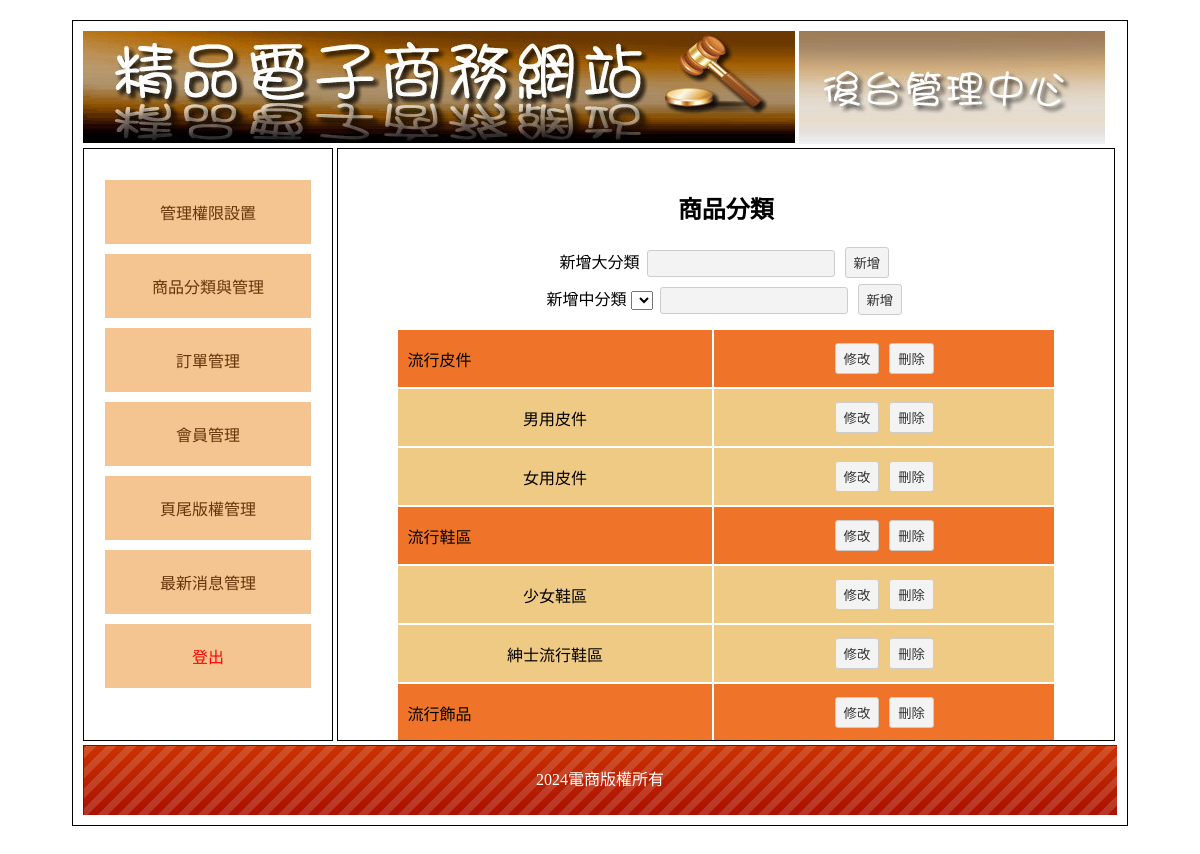
Page /back.php?do=th on the committed database.
### tables this page shows
CREATE TABLE `type` (
  `id` int(10) UNSIGNED NOT NULL,
  `name` text NOT NULL,
  `big_id` int(10) UNSIGNED NOT NULL
);

CREATE TABLE `bottom` (
  `id` int(10) UNSIGNED NOT NULL,
  `bottom` text NOT NULL
);

### api/db.php (called while the page is built, shortened)
<?php
class DB{
    protected $dsn = "mysql:host=localhost;charset=utf8;dbname=bquiz04";
    protected $pdo;
    protected $table;
    public function __construct($table)
    {
        $this->table=$table;
        $this->pdo=new PDO($this->dsn,'root','');
    }
    function all( $where = '', $other = '')
    {
        $sql = "select * from `$this->table` ";
        $sql =$this->sql_all($sql,$where,$other);
        return  $this->pdo->query($sql)->fetchAll(PDO::FETCH_ASSOC);
    }
    function find($id)
    {
        $sql = "select * from `$this->table` ";
        if (is_array($id)) {
            $tmp = $this->a2s($id);
            $sql .= " where " . join(" && ", $tmp);
        } else if (is_numeric($id)) {
            $sql .= " where `id`='$id'";
        }
        $row = $this->pdo->query($sql)->fetch(PDO::FETCH_ASSOC);
        return $row;
    }
    private function a2s($array){
        foreach ($array as $col => $value) {
            $tmp[] = "`$col`='$value'";
        }
        return $tmp;
    }
    private function sql_all($sql,$array,$other){
        if (isset($this->table) && !empty($this->table)) {
            if (is_array($array)) {
                if (!empty($array)) {
                    $tmp = $this->a2s($array);
                    $sql .= " where " . join(" && ", $tmp);
                }
            } else {
                $sql .= " $array";
            }
            $sql .= $other;
            return $sql;
        }
    }
}
$Bottom=new DB('bottom');
$Type=new DB('type');
?>

### back/th.php (the view, shortened to what this page needs)
<h2 class="ct">商品分類</h2>
<div class="ct">
    新增大分類 <input type="text" name="big" id="big">
              <button onclick="addType('big')">新增</button>
</div>
<div class="ct">
    新增中分類
    <select name="big" id="bigs"></select>
    <input type="text" name="mid" id="mid">
    <button onclick="addType('mid')">新增</button>
</div>
<table class="all">
<?php
$bigs=$Type->all(['big_id'=>0]);
foreach($bigs as $big){
?>
    <tr class="tt">
        <td><?=$big['name'];?></td>
        <td class="ct">
            <button onclick="edit(this,<?=$big['id'];?>)">修改</button>
            <button onclick="del('type',<?=$big['id'];?>)">刪除</button>
        </td>
    </tr>
<?php
    $mids=$Type->all(['big_id'=>$big['id']]);
    foreach($mids as $mid){
    ?>
        <tr class="pp ct">
            <td><?=$mid['name'];?></td>
            <td>
                <button onclick="edit(this,<?=$mid['id'];?>)">修改</button>
                <button onclick="del('type',<?=$mid['id'];?>)">刪除</button>
            </td>
        </tr>
    <?php
    }
}
?>
</table>

### back.php (shortened to what this page needs)
<?php include_once './api/db.php'; ?>
<!DOCTYPE html PUBLIC "-//W3C//DTD XHTML 1.0 Transitional//EN" "http://www.w3.org/TR/xhtml1/DTD/xhtml1-transitional.dtd">
<html xmlns="http://www.w3.org/1999/xhtml">
<head>
	<link href="./css/css.css" rel="stylesheet" type="text/css">
</head>
<body>
	<div id="main">
		<div id="top">
			<a href="index.php">
				<img src="./icon/0416.jpg">
			</a>
			<img src="./icon/0417.jpg">
		</div>
		<div id="left" class="ct">
			<div style="min-height:400px;">
				<a href="?do=admin">管理權限設置</a>
				<a href="?do=th">商品分類與管理</a>
				<a href="?do=order">訂單管理</a>
				<a href="?do=mem">會員管理</a>
				<a href="?do=bot">頁尾版權管理</a>
				<a href="?do=news">最新消息管理</a>
				<a href="./api/logout.php" style="color:#f00;">登出</a>
			</div>
		</div>
		<div id="right">
			<?php
                $do=$_GET['do']??'admin';
                $file="./back/{$do}.php";
                if(file_exists($file)){
                    include $file;
                }else{
                    include "./back/admin.php";
                }
            ?>
		</div>
		<div id="bottom" style="line-height:70px; color:#FFF; background:url(icon/bot.png);" class="ct">
		<?=$Bottom->find(1)['bottom'];?></div>
	</div>
</body>
</html>

### css/css.css (style rules this page uses)
body { font-family:"微軟正黑體"; }
#main { width:1034px; padding:10px; margin:20px auto 20px auto; border:#000 solid 1px; min-height:768px; }
#top a { color:#CE631C; text-decoration:none; }
#left { display:inline-block; width:20%; padding:2%; min-height:550px; vertical-align:top; border:#000 1px solid; }
#left a { display:block; padding:20px 5px 20px 5px; text-decoration:none; background:#F4C591; margin:10px auto 10px auto; color:#65350A; }
.ct { text-align:center; }
#right { display:inline-block; width:71%; padding:2%; height:550px; overflow: auto; border:#000 1px solid; }
#bottom { height:70px; background:url(../icon/bot.png); background-size:cover; }
.all { width:90%; margin:10px auto 10px auto; }
.all td { min-width:50px; padding:10px; }
.tt { background:#EF7429; }
.tt td { background:#EF7429; }
.pp { background:#EFCA85; }
.pp td { background:#EFCA85; }
input[type=text],input[type=password],input[type=submit],button,.button,input[type=reset],input[type=button],select，textarea,input[type=number] { background:#F3F3F3; border:#CCC 1px solid; border-radius:3px; padding:5px 8px 5px 8px; text-decoration:none; margin:3px; color:#333; }
input[type=text],input[type=password] { width:170px; }

### rows in the picture
type: name "流行皮件"
type: name "男用皮件"
type: name "女用皮件"
type: name "流行鞋區"
type: name "少女鞋區"
type: name "紳士流行鞋區"
type: name "流行飾品"
bottom: bottom "2024電商版權所有"
